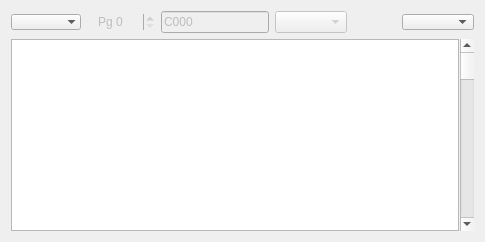
       <widget class="QWidget" name="tabDump">
        <attribute name="title">
         <string>0000</string>
        </attribute>
        <layout class="QVBoxLayout" name="verticalLayout_12">
         <item>
          <layout class="QHBoxLayout" name="horizontalLayout_7">
           <item>
            <widget class="QComboBox" name="cbDumpView">
             <property name="maximumSize">
              <size>
               <width>16777215</width>
               <height>16</height>
              </size>
             </property>
             <property name="frame">
              <bool>false</bool>
             </property>
            </widget>
           </item>
           <item>
            <widget class="QWidget" name="widDumpPage" native="true">
             <property name="enabled">
              <bool>false</bool>
             </property>
             <layout class="QHBoxLayout" name="horizontalLayout_13">
              <property name="topMargin">
               <number>0</number>
              </property>
              <property name="bottomMargin">
               <number>0</number>
              </property>
              <item>
               <widget class="QSpinBox" name="sbDumpPage">
                <property name="maximumSize">
                 <size>
                  <width>16777215</width>
                  <height>16</height>
                 </size>
                </property>
                <property name="frame">
                 <bool>false</bool>
                </property>
                <property name="prefix">
                 <string>Pg </string>
                </property>
                <property name="maximum">
                 <number>255</number>
                </property>
               </widget>
              </item>
              <item>
               <widget class="xHexSpin" name="leDumpPageBase">
                <property name="text">
                 <string>C000</string>
                </property>
               </widget>
              </item>
              <item>
               <widget class="QComboBox" name="cbDumpPageSize"/>
              </item>
             </layout>
            </widget>
           </item>
           <item>
            <spacer name="horizontalSpacer_4">
             <property name="orientation">
              <enum>Qt::Horizontal</enum>
             </property>
             <property name="sizeHint" stdset="0">
              <size>
               <width>40</width>
               <height>20</height>
              </size>
             </property>
            </spacer>
           </item>
           <item>
            <widget class="QComboBox" name="cbCodePage">
             <property name="maximumSize">
              <size>
               <width>16777215</width>
               <height>16</height>
              </size>
             </property>
            </widget>
           </item>
          </layout>
         </item>
         <item>
          <layout class="QHBoxLayout" name="horizontalLayout_11">
           <property name="spacing">
            <number>1</number>
           </property>
           <item>
            <widget class="xDumpTable" name="dumpTable">
             <property name="minimumSize">
              <size>
               <width>380</width>
               <height>0</height>
              </size>
             </property>
             <property name="contextMenuPolicy">
              <enum>Qt::CustomContextMenu</enum>
             </property>
             <property name="autoFillBackground">
              <bool>true</bool>
             </property>
             <property name="verticalScrollBarPolicy">
              <enum>Qt::ScrollBarAlwaysOff</enum>
             </property>
             <property name="horizontalScrollBarPolicy">
              <enum>Qt::ScrollBarAlwaysOff</enum>
             </property>
             <property name="tabKeyNavigation">
              <bool>false</bool>
             </property>
             <property name="alternatingRowColors">
              <bool>true</bool>
             </property>
             <property name="selectionMode">
              <enum>QAbstractItemView::SingleSelection</enum>
             </property>
             <property name="textElideMode">
              <enum>Qt::ElideNone</enum>
             </property>
             <property name="showGrid">
              <bool>false</bool>
             </property>
             <property name="wordWrap">
              <bool>false</bool>
             </property>
             <attribute name="horizontalHeaderVisible">
              <bool>false</bool>
             </attribute>
             <attribute name="horizontalHeaderMinimumSectionSize">
              <number>30</number>
             </attribute>
             <attribute name="horizontalHeaderDefaultSectionSize">
              <number>30</number>
             </attribute>
             <attribute name="horizontalHeaderStretchLastSection">
              <bool>true</bool>
             </attribute>
             <attribute name="verticalHeaderVisible">
              <bool>false</bool>
             </attribute>
             <attribute name="verticalHeaderMinimumSectionSize">
              <number>16</number>
             </attribute>
             <attribute name="verticalHeaderDefaultSectionSize">
              <number>17</number>
             </attribute>
             <attribute name="verticalHeaderStretchLastSection">
              <bool>false</bool>
             </attribute>
            </widget>
           </item>
           <item>
            <widget class="QScrollBar" name="dumpScroll">
             <property name="maximum">
              <number>65535</number>
             </property>
             <property name="singleStep">
              <number>8</number>
             </property>
             <property name="pageStep">
              <number>256</number>
             </property>
             <property name="orientation">
              <enum>Qt::Vertical</enum>
             </property>
            </widget>
           </item>
          </layout>
         </item>
        </layout>
       </widget>
